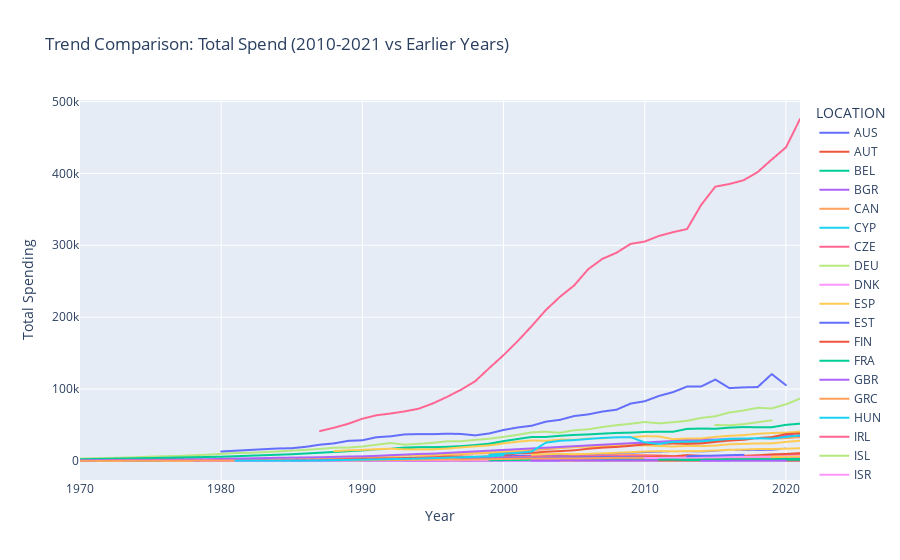

The code cell stored with this chart in its notebook:
### Markdown cell above
# Trend Comparison of Key Features Over Time (2010-2021 vs. Earlier Years)
We can show how the trends in health expenditure, GDP, and total spend have evolved from 2010 to 2021 compared to earlier years.
Insight: This comparison could help demonstrate whether there is a significant shift or trend in recent years that might not be apparent in the earlier years.
Using line plots to show how these metrics have changed for a few key countries, highlighting differences between 2010-2021 and earlier years.

### Code cell
import plotly.express as px

# Filter data for years before 2010
early_years_data = data[data['TIME'] < 2010]
recent_years_data = filtered_data  # already filtered to 2010-2021

# Plot trend comparison between 2010-2021 and earlier years for 'TOTAL_SPEND' (as an example)
fig = px.line(
    pd.concat([early_years_data[['TIME', 'LOCATION', 'TOTAL_SPEND']], recent_years_data[['TIME', 'LOCATION', 'TOTAL_SPEND']]]),
    x="TIME",
    y="TOTAL_SPEND",
    color="LOCATION",
    title="Trend Comparison: Total Spend (2010-2021 vs Earlier Years)",
    labels={"TOTAL_SPEND": "Total Spending", "TIME": "Year"}
)
fig.show()
